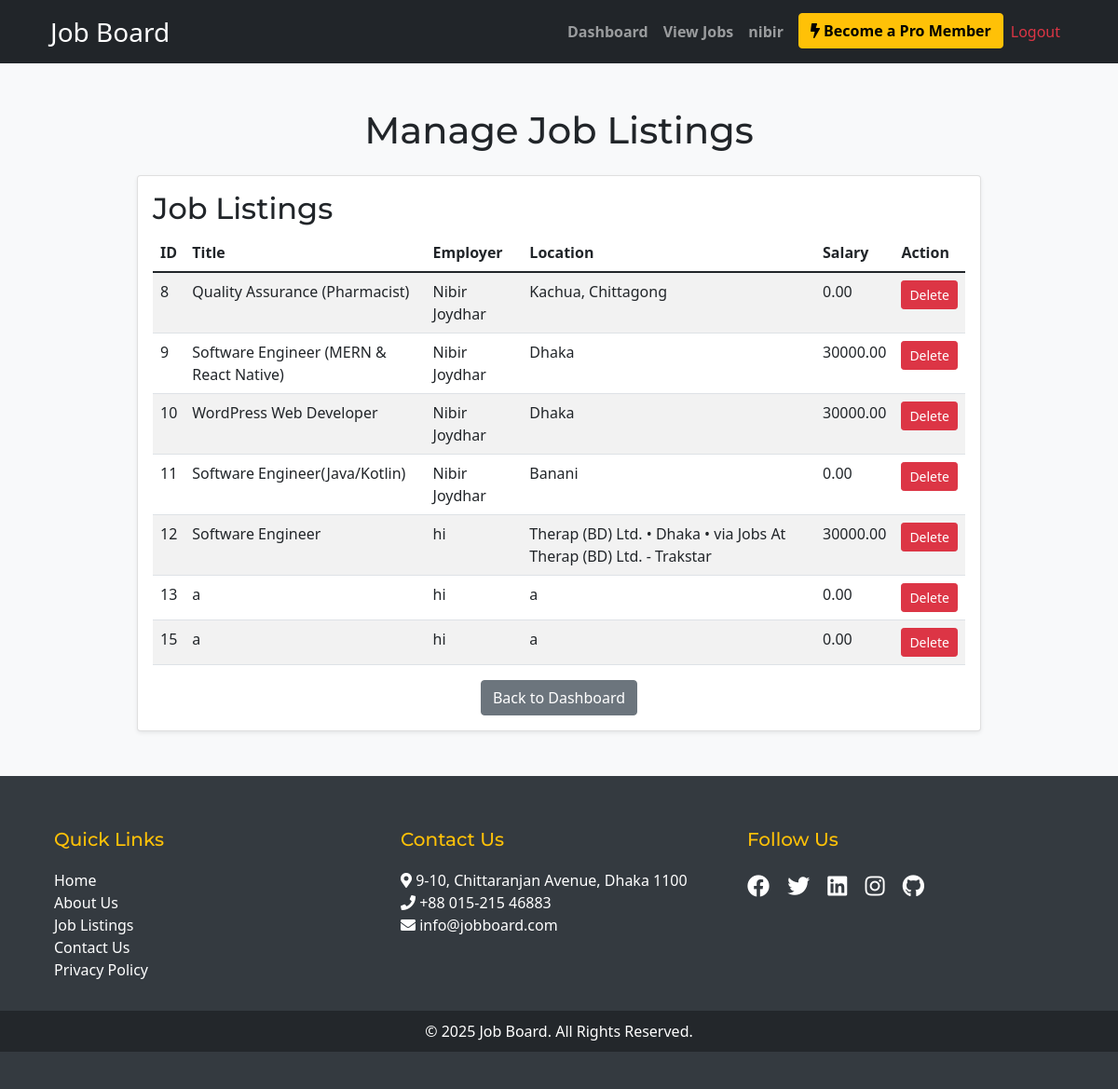
The app's page /manage_jobs.php (signed in), older data.
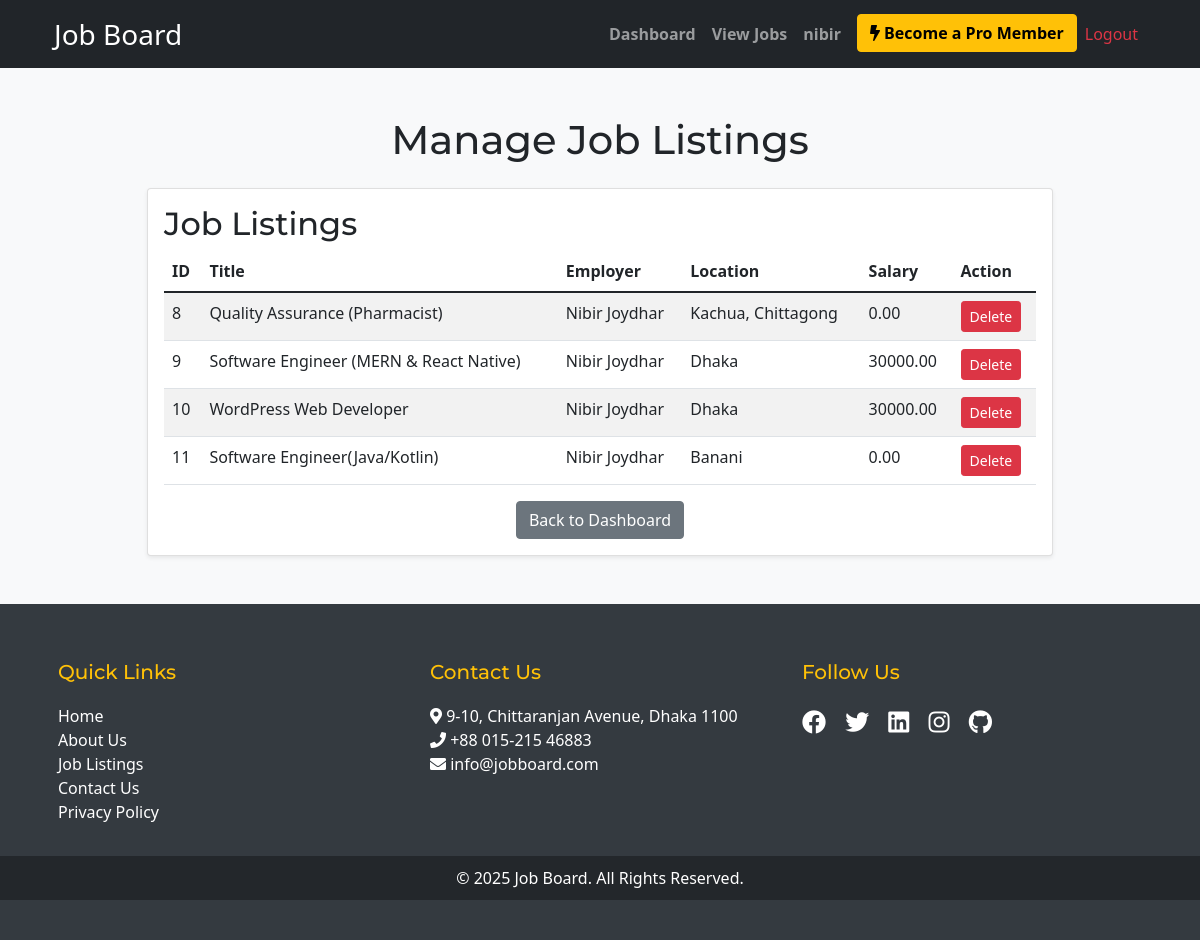
The same page, newer data.
### tables this page shows
CREATE TABLE `jobs` (
  `id` int NOT NULL,
  `title` varchar(255) NOT NULL,
  `description` text NOT NULL,
  `location` varchar(255) NOT NULL,
  `salary` decimal(10,2) NOT NULL,
  `requirements` text,
  `responsibilities` text,
  `employer_id` int NOT NULL,
  `created_at` timestamp NOT NULL DEFAULT CURRENT_TIMESTAMP
);

CREATE TABLE `users` (
  `id` int NOT NULL,
  `name` varchar(100) NOT NULL,
  `email` varchar(100) NOT NULL,
  `password` varchar(255) NOT NULL,
  `role` enum('job_seeker','employer','admin') NOT NULL,
  `created_at` timestamp NOT NULL DEFAULT CURRENT_TIMESTAMP,
  `status` enum('active','inactive') NOT NULL DEFAULT 'active',
  `is_verified` tinyint(1) DEFAULT '0',
  `verification_code` varchar(255) DEFAULT NULL,
  `reset_token` varchar(255) DEFAULT NULL,
  `reset_expires` datetime DEFAULT NULL,
  `is_premium` tinyint(1) DEFAULT '0'
);

### manage_jobs.php (the view, shortened to what this page needs)
<?php
include('includes/db.php');
$sql = "SELECT jobs.*, users.name AS employer_name
        FROM jobs
        JOIN users ON jobs.employer_id = users.id";
$result = $conn->query($sql);
?>
<!DOCTYPE html>
<html>
<head>
    <?php include('headlink.php'); ?>
</head>
<body class="bg-light">
    <?php include('header.php'); ?>
    <div class="container mt-5">
        <h1 class="text-center mb-4">Manage Job Listings</h1>
        <div class="row">
            <div class="col-md-10 mx-auto">
                <div class="card shadow-sm">
                    <div class="card-body">
                        <h2 class="card-title">Job Listings</h2>
                        <table class="table table-striped">
                            <thead>
                                <tr>
                                    <th>ID</th>
                                    <th>Title</th>
                                    <th>Employer</th>
                                    <th>Location</th>
                                    <th>Salary</th>
                                    <th>Action</th>
                                </tr>
                            </thead>
                            <tbody id="jobTable">
                                <?php
                                if ($result->num_rows > 0) {
                                    while ($row = $result->fetch_assoc()) {
                                        echo "<tr id='job-{$row['id']}'>";
                                        echo "<td>" . $row['id'] . "</td>";
                                        echo "<td>" . $row['title'] . "</td>";
                                        echo "<td>" . $row['employer_name'] . "</td>";
                                        echo "<td>" . $row['location'] . "</td>";
                                        echo "<td>" . $row['salary'] . "</td>";
                                        echo "<td>";
                                        echo "<button class='btn btn-danger btn-sm delete-job-admin' data-id='" . $row['id'] . "'>Delete</button>";
                                        echo "</td>";
                                        echo "</tr>";
                                    }
                                } else {
                                    echo "<tr><td colspan='6' class='text-center'>No jobs found.</td></tr>";
                                }
                                ?>
                            </tbody>
                        </table>
                        <div class="text-center mt-3">
                            <a href="admin_dashboard.php" class="btn btn-secondary">Back to Dashboard</a>
                        </div>
                    </div>
                </div>
            </div>
        </div>
    </div>
    <?php include('footer.php'); ?>
</body>
</html>

### headlink.php (shortened to what this page needs)
<?php
echo '<link href="https://cdn.jsdelivr.net/npm/bootstrap@5.3.0/dist/css/bootstrap.min.css" rel="stylesheet">';
echo '<link rel="stylesheet" href="css/styles.css">';
echo '<link rel="stylesheet" href="https://cdnjs.cloudflare.com/ajax/libs/animate.css/4.1.1/animate.min.css">';
echo '<link rel="stylesheet" href="css/custom.css">';
echo '<link rel="stylesheet" href="https://cdnjs.cloudflare.com/ajax/libs/font-awesome/6.0.0-beta3/css/all.min.css">';
echo '<link href="https://cdn.jsdelivr.net/npm/bootstrap@5.1.3/dist/css/bootstrap.min.css" rel="stylesheet">';
echo '<link rel="stylesheet" href="https://cdnjs.cloudflare.com/ajax/libs/font-awesome/5.15.4/css/all.min.css">';
?>

### header.php (shortened to what this page needs)
<nav class="navbar navbar-expand-lg navbar-dark bg-dark">
    <div class="container">
        <a class="navbar-brand fs-3" href="index.php">Job Board</a>
        <div class="collapse navbar-collapse" id="navbarNav">
            <ul class="navbar-nav ms-auto">
                <?php if (!isset($_SESSION['user_id'])): ?>
                <li class="nav-item">
                    <a class="nav-link fw-bold <?php echo ($current_page == 'index.php') ? 'active' : ''; ?>"
                        href="index.php">View Jobs</a>
                </li>
                <li class="nav-item">
                    <a class="nav-link fw-bold <?php echo ($current_page == 'login.php') ? 'active' : ''; ?>"
                        href="login.php">Login</a>
                </li>
                <li class="nav-item">
                    <a class="nav-link fw-bold <?php echo ($current_page == 'register.php') ? 'active' : ''; ?>"
                        href="register.php">Register</a>
                </li>
                <?php else: ?>
                <?php if ($_SESSION['role'] == 'job_seeker'): ?>
                <li class="nav-item">
                    <a class="nav-link fw-bold <?php echo ($current_page == 'dashboard.php') ? 'active' : ''; ?>"
                        href="dashboard.php">Dashboard</a>
                </li>
                <?php elseif ($_SESSION['role'] == 'admin'): ?>
                <li class="nav-item">
                    <a class="nav-link fw-bold <?php echo ($current_page == 'admin_dashboard.php') ? 'active' : ''; ?>"
                        href="admin_dashboard.php">Dashboard</a>
                </li>
                <?php endif; ?>
                <li class="nav-item">
                    <a class="nav-link fw-bold <?php echo ($current_page == 'index.php') ? 'active' : ''; ?>"
                        href="index.php">View Jobs</a>
                </li>
                <li class="nav-item">
                    <a class="nav-link fw-bold <?php echo ($current_page == 'profile.php') ? 'active' : ''; ?>"
                        href="profile.php"><?php echo $_SESSION['name']; ?></a>
                </li>
                <?php if (isset($_SESSION['is_premium']) && $_SESSION['is_premium'] == 1): ?>
                <li class="nav-item">
                    <span class="badge bg-success text-dark ms-2">
                        <i class="fas fa-bolt"></i> Pro Member
                    </span>
                </li>
                <?php else: ?>
                <li class="nav-item">
                    <a class="btn btn-warning fw-bold ms-2" href="premium.php"><i class="fas fa-bolt"></i> Become a Pro Member</a>
                </li>
                <?php endif; ?>
                <li class="nav-item">
                    <a class="nav-link text-danger" href="logout.php">Logout</a>
                </li>
                <?php endif; ?>
            </ul>
        </div>
    </div>
</nav>

### footer.php (shortened to what this page needs)
<footer>
    <div class="container">
        <div class="row">
            <div class="col-md-4 p-3">
                <h5>Quick Links</h5>
                <ul class="list-unstyled">
                    <li><a href="index.php">Home</a></li>
                    <li><a href="about.php">About Us</a></li>
                    <li><a href="index.php">Job Listings</a></li>
                    <li><a href="contact.php">Contact Us</a></li>
                    <li><a href="privacy.php">Privacy Policy</a></li>
                </ul>
            </div>
            <div class="col-md-4 p-3">
                <h5>Contact Us</h5>
                <ul class="list-unstyled">
                    <li><i class="fas fa-map-marker-alt"></i> 9-10, Chittaranjan Avenue, Dhaka 1100</li>
                    <li><i class="fas fa-phone"></i> +88 015-215 46883</li>
                    <li><i class="fas fa-envelope"></i> info@jobboard.com</li>
                </ul>
            </div>
            <div class="col-md-4 p-3">
                <h5>Follow Us</h5>
                <div class="social-icons">
                    <a href="https://www.facebook.com/whhooami" target="_blank"><i class="fab fa-facebook"></i></a>
                    <a href="https://x.com/NibirJoydhar" target="_blank"><i class="fab fa-twitter"></i></a>
                    <a href="https://www.linkedin.com/in/nibirjoydhar" target="_blank"><i
                            class="fab fa-linkedin"></i></a>
                    <a href="https://www.instagram.com/nibirjoydhar/" target="_blank"><i
                            class="fab fa-instagram"></i></a>
                    <a href="https://www.github.com/nibirjoydhar/" target="_blank"><i
                            class="fab fa-github"></i></a>
                </div>
            </div>
        </div>
    </div>
    <div class="footer-bottom">
        <div class="container">
            <p>&copy; 2025 Job Board. All Rights Reserved.</p>
        </div>
    </div>
</footer>

### css/styles.css (style rules this page uses)
body { background-color: #f8f9fa; }
.card { border-radius: 12px; }
.btn { border-radius: 8px; }

### css/custom.css (style rules this page uses)
body { background-color: #f8f9fa; }
.navbar { background-color: #343a40 !important; }
.card { border: none; border-radius: 10px; transition: transform 0.3s ease; }
body { font-family: 'Poppins', sans-serif; }
h1, h2, h3, h4, h5, h6 { font-family: 'Montserrat', sans-serif; }
footer { background-color: #343a40; color: #ffffff; padding: 40px 0; }
footer h5 { color: #ffc107; margin-bottom: 20px; }
footer a { color: #ffffff; text-decoration: none; transition: color 0.3s ease; }
.social-icons a { font-size: 24px; margin-right: 15px; color: #ffffff; transition: color 0.3s ease; }
.footer-bottom { background-color: #23272b; padding: 10px 0; text-align: center; }
.footer-bottom p { margin: 0; color: #ffffff; }

Row changes from the older to the newer data that the page shows:
removed jobs: id "12", title "Software Engineer", employer.name "hi", location "Therap (BD) Ltd. • Dhaka • via Jobs At Therap (BD) Ltd. - Trakstar", salary "30000.00"
removed jobs: id "13", title "a", employer.name "hi", location "a", salary "0.00"
removed jobs: id "15", title "a", employer.name "hi", location "a", salary "0.00"
